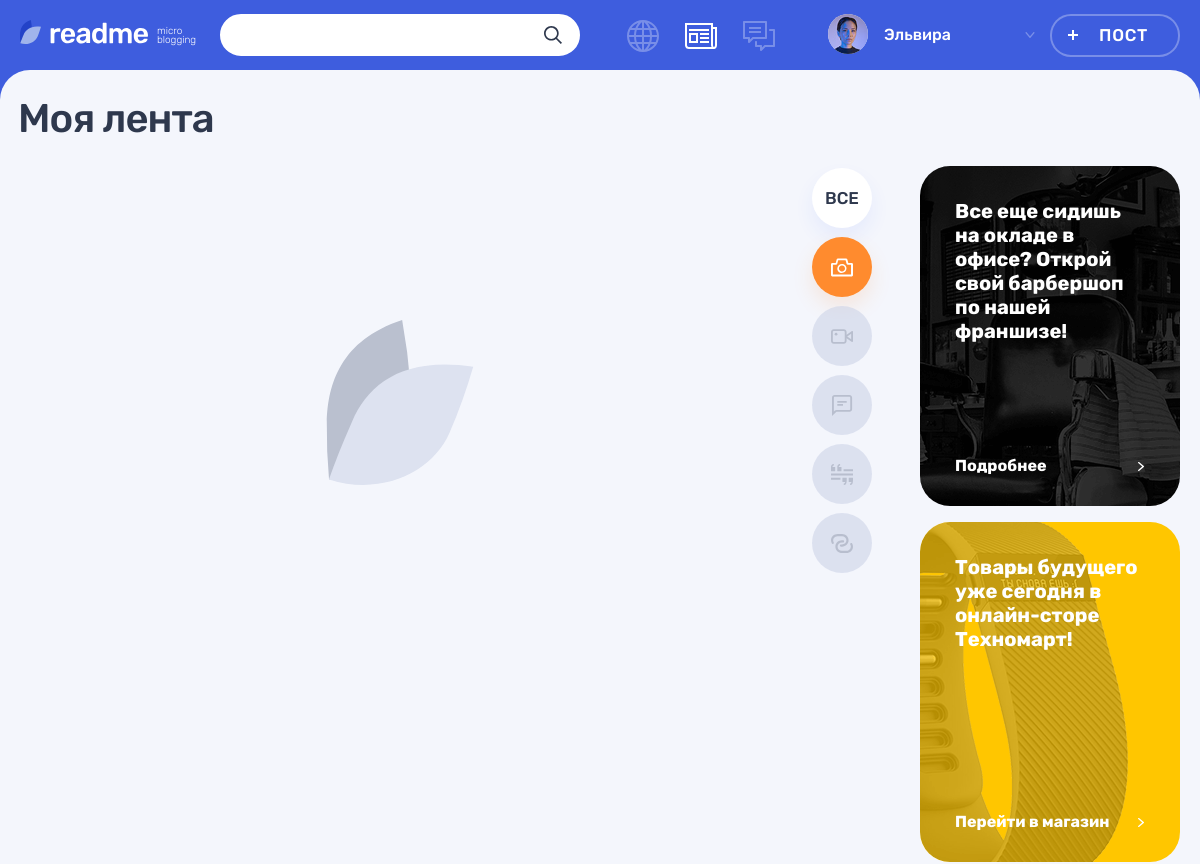
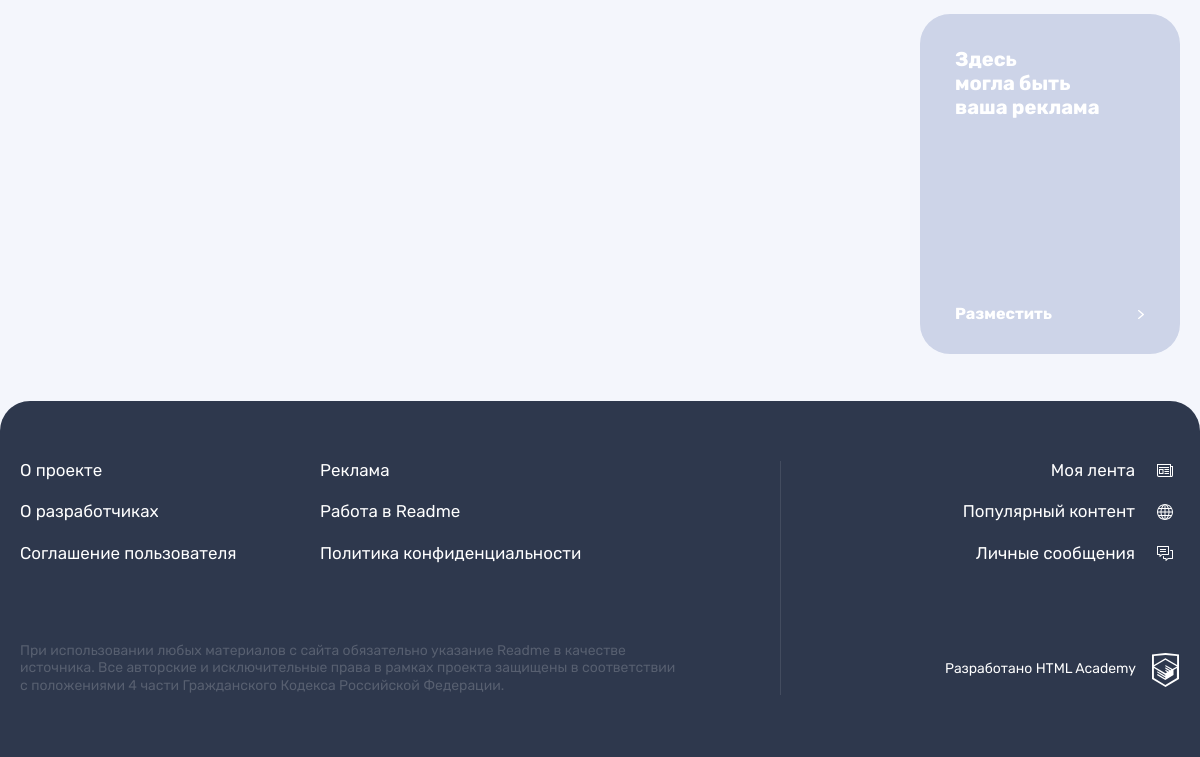
Before: /feed.php?filter=photo (signed in) with the older database file (2 pictures, top to bottom).
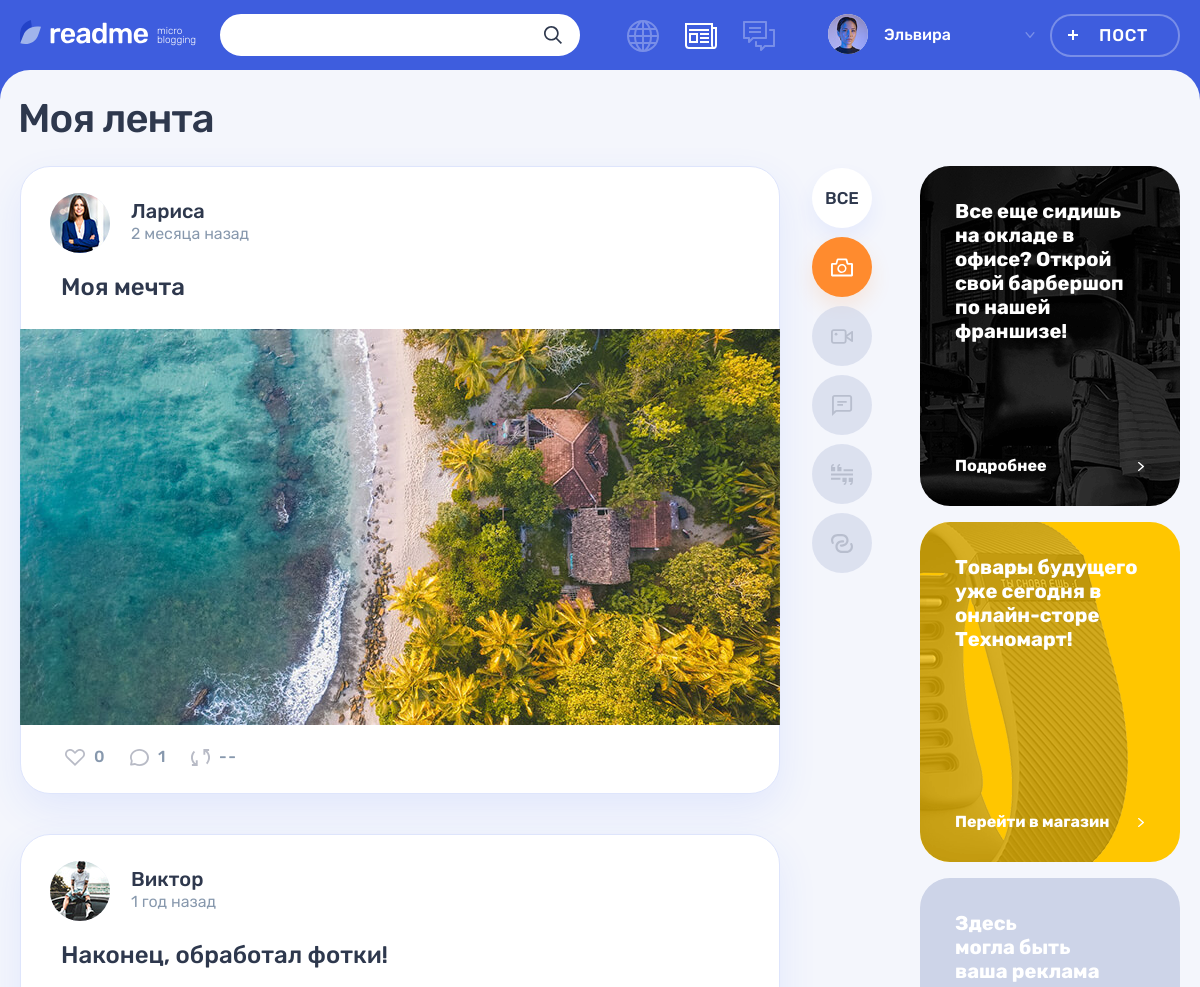
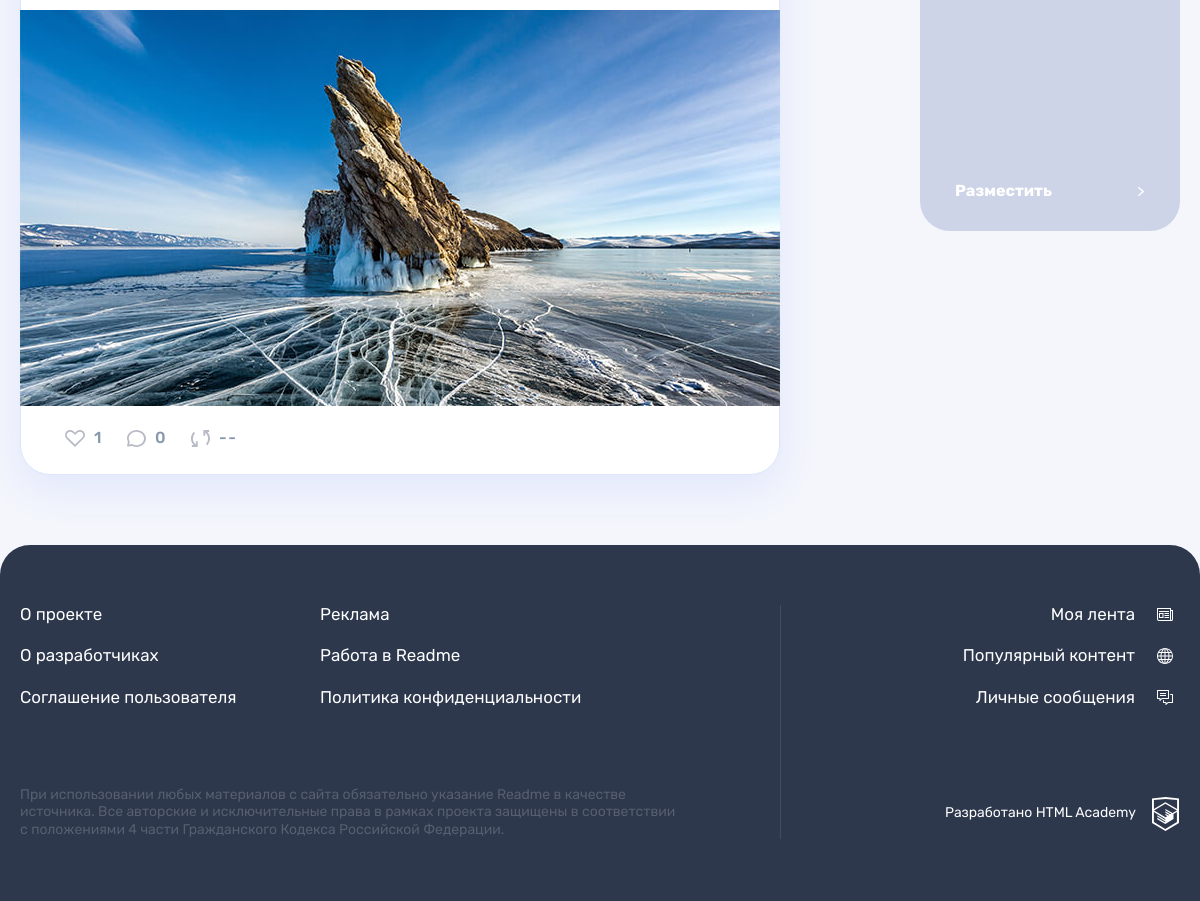
After: the same page with the newer database file (2 pictures, top to bottom).
### tables this page shows
CREATE TABLE IF NOT EXISTS content_types  (
id INT UNSIGNED AUTO_INCREMENT PRIMARY KEY,
type_name VARCHAR(128),
type_class VARCHAR(128)
);

CREATE TABLE IF NOT EXISTS posts (
id INT UNSIGNED AUTO_INCREMENT PRIMARY KEY,
author_id INT UNSIGNED,
post_type INT UNSIGNED,
dt_add DATETIME,
heading VARCHAR(128),
content TEXT,
quote_author TEXT,
img_url VARCHAR(128),
youtube_url VARCHAR(128),
url VARCHAR(128),
view_count INT,
FOREIGN KEY (author_id) REFERENCES users(id)
ON UPDATE CASCADE
ON DELETE CASCADE,
FOREIGN KEY (post_type) REFERENCES content_types(id)
ON UPDATE CASCADE
ON DELETE CASCADE
);

CREATE TABLE IF NOT EXISTS users (
id INT UNSIGNED AUTO_INCREMENT PRIMARY KEY,
username VARCHAR(32) NOT NULL UNIQUE,
dt_add DATETIME,
email VARCHAR(128) NOT NULL UNIQUE,
password VARCHAR(64),
avatar VARCHAR(128)
);

### helpers.php (called while the page is built, shortened)
<?php
function get_noun_plural_form(int $number, string $one, string $two, string $many): string
{
    $number = (int)$number;
    $mod10 = $number % 10;
    $mod100 = $number % 100;
    switch (true) {
        case ($mod10 === 1):
            return $one;
        case ($mod10 >= 2 && $mod10 <= 4):
            return $two;
    }
}
function include_template($name, array $data = [])
{
    $name = 'templates/' . $name;
    extract($data);
    require $name;
    $result = ob_get_clean();
    return $result;
}

### functions.php (called while the page is built, shortened)
<?php
function time_difference(string $time, DateTime $current_time)
{
    $diff = date_diff($current_time, new DateTime($time));
    if ($diff->y > 0) {
        $relative_time = $diff->y . ' ' .
        get_noun_plural_form($diff->y, 'год', 'года', 'лет');
    } elseif ($diff->m > 0) {
        $relative_time = $diff->m . ' ' .
        get_noun_plural_form($diff->m, 'месяц', 'месяца', 'месяцев');
    } elseif ($diff->d > 6) {
        $relative_time = floor(($diff->d) / 7) . ' ' .
        get_noun_plural_form(floor(($diff->d) / 7), ' неделю', ' недели', ' недель');
    } elseif ($diff->d > 0) {
        $relative_time = $diff->d . ' ' .
        get_noun_plural_form($diff->d, 'день', 'дня', 'дней');
    } elseif ($diff->h > 0) {
        $relative_time = $diff->h . ' ' .
        get_noun_plural_form($diff->h, 'час', 'часа', 'часов');
    } elseif ($diff->i > 0) {
        $relative_time = $diff->i . ' ' .
        get_noun_plural_form($diff->i, 'минуту', 'минуты', 'минут');
    } elseif ($diff->s >= 0) {
        $relative_time = 'Только что';
    } else {
        $relative_time = '';
    }
    return $relative_time;
}
function get_content_types(mysqli $con)
{
    $result = mysqli_query($con, "SELECT * FROM content_types");
    return mysqli_fetch_all($result, MYSQLI_ASSOC);
}
function get_user(): ?array
{
    $user = [];
    $user['id'] = $_SESSION['id'];
    $user['name'] = $_SESSION['username'];
    $user['avatar'] = $_SESSION['avatar'];
    return $user;
}
function get_feed_posts(mysqli $connection, $filter, int $follower_id)
{
    $select_posts_query =
        "SELECT
            posts.*,
            content_types.type_class,
            users.id AS user_id,
            users.username,
            users.avatar,
        (SELECT COUNT(*) FROM likes WHERE likes.post_id = posts.id) AS likes,
        (SELECT COUNT(*) FROM comments WHERE comments.post_id = posts.id) AS comments
        FROM posts
        INNER JOIN users ON posts.author_id=users.id
        INNER JOIN content_types ON posts.post_type=content_types.id
        INNER JOIN subscribe ON posts.author_id = subscribe.author_id
        WHERE subscribe.follower_id = $follower_id ";
    if ($filter !== null) {
        $select_posts_query .= "AND content_types.type_class = '$filter' ";
    }
    $select_posts_query .= "ORDER BY dt_add DESC";
    $posts_mysqli = mysqli_query($connection, $select_posts_query);
    return mysqli_fetch_all($posts_mysqli, MYSQLI_ASSOC);
}
function get_filter($value, array $options)
{
    if (($value !== null) && (in_array($value, $options))) {
        return $value;
    }
    return null;
}

### libs/settings.php (called while the page is built, shortened)
<?php
$site_name = 'Readme';
$now_time = new DateTime('now');

### templates/feed-template.php (the view, shortened to what this page needs)
<main class="page__main page__main--feed">
   <div class="container">
      <h1 class="page__title page__title--feed">Моя лента</h1>
   </div>
   <div class="page__main-wrapper container">
      <section class="feed">
         <div class="feed__main-wrapper">
            <div class="feed__wrapper">
               <?php foreach($posts as $post) : ?>
               <article class="feed__post post post-<?= $post['type_class'] ?>">
                  <header class="post__header post__author">
                     <a class="post__author-link" href="profile.php?id=<?= $post['author_id'] ?? '' ?>" title="Автор">
                        <div class="post__avatar-wrapper">
                           <?php if (isset($post['avatar'])) : ?>
                           <img class="post__author-avatar" src="img/<?= $post['avatar'] ?>" alt="Аватар пользователя" width="60" height="60">
                           <?php endif; ?>
                        </div>
                        <div class="post__info">
                           <b class="post__author-name"><?= $post['username'] ?></b>
                           <span class="post__time">
                           <?= time_difference($post['dt_add'], $now_time) . ' назад' ?>
                           </span>
                        </div>
                     </a>
                  </header>
                  <div class="post__main">
                     <h2><a href="post.php?id=<?= $post['id'] ?>"><?= $post['heading'] ?></a></h2>
                     <?= include_template('posts/' . $post['type_class'] . '-post.php', ['post' => $post]) ?>
                  </div>
                  <footer class="post__footer post__indicators">
                     <div class="post__buttons">
                        <a class="post__indicator post__indicator--likes button" href="like.php?id=<?= $post['id'] ?>" title="Лайк">
                           <svg class="post__indicator-icon" width="20" height="17">
                              <use xlink:href="#icon-heart"></use>
                           </svg>
                           <span><?= $post['likes'] ?? '' ?></span>
                        </a>
                        <a class="post__indicator post__indicator--comments button" href="post.php?id=<?= $post['id'] ?>" title="Комментарии">
                           <svg class="post__indicator-icon" width="19" height="17">
                              <use xlink:href="#icon-comment"></use>
                           </svg>
                           <span><?= $post['comments'] ?? ''?></span>
                        </a>
                        <a class="post__indicator post__indicator--repost button" href="#" title="Репост">
                           <svg class="post__indicator-icon" width="19" height="17">
                              <use xlink:href="#icon-repost"></use>
                           </svg>
                           <span>--</span>
                        </a>
                     </div>
                  </footer>
               </article>
               <?php endforeach; ?>
            </div>
         </div>
         <ul class="feed__filters filters">
            <li class="feed__filters-item filters__item">
               <a class="filters__button filters__button--active" href="feed.php">
               <span>Все</span>
               </a>
            </li>
            <?php foreach($content_types as $content_type) : ?>
            <li class="feed__filters-item filters__item">
               <a class="button filters__button filters__button--<?= $content_type['type_class'] ?> <?= ($filter == $content_type['type_class']) ? 'filters__button--active' : '' ?>" href="feed.php?filter=<?= $content_type['type_class'] ?>">
                  <svg class="filters__icon" width="22" height="21">
                     <use xlink:href="#icon-filter-<?= $content_type['type_class'] ?>"></use>
                  </svg>
               </a>
            </li>
            <?php endforeach ?>
         </ul>
      </section>
      <aside class="promo">
         <article class="promo__block promo__block--barbershop">
            <p class="promo__text">
               Все еще сидишь на окладе в офисе? Открой свой барбершоп по нашей франшизе!
            </p>
            <a class="promo__link" href="#">
            Подробнее
            </a>
         </article>
         <article class="promo__block promo__block--technomart">
            <p class="promo__text">
               Товары будущего уже сегодня в онлайн-сторе Техномарт!
            </p>
            <a class="promo__link" href="#">
            Перейти в магазин
            </a>
         </article>
         <article class="promo__block">
            <p class="promo__text">
               Здесь<br> могла быть<br> ваша реклама
            </p>
            <a class="promo__link" href="#">
            Разместить
            </a>
         </article>
      </aside>
   </div>
</main>

### templates/layout.php (shortened to what this page needs)
<!DOCTYPE html>
<html lang="ru">
  <head>
    <link rel="stylesheet" href="css/main.css">
  </head>
  <body class="page">
    <header class="header">
      <div class="header__wrapper container">
        <div class="header__logo-wrapper">
          <a class="header__logo-link" href="index.php">
          <img class="header__logo" src="img/logo.svg" alt="Логотип readme" width="128" height="24">
          </a>
          <p class="header__topic">
            micro blogging
          </p>
        </div>
        <form class="header__search-form form" action="search.php" method="get">
          <div class="header__search">
            <input class="header__search-input form__input" name="keywords" type="search">
            <button class="header__search-button button" type="submit">
              <svg class="header__search-icon" width="18" height="18">
                <use xlink:href="#icon-search"></use>
              </svg>
            </button>
          </div>
        </form>
        <div class="header__nav-wrapper">
          <nav class="header__nav">
            <ul class="header__my-nav">
              <li class="header__my-page header__my-page--popular">
                <a class="header__page-link <?= ($active_section == 'popular') ? 'header__page-link--active' : ''?>" href="popular.php" title="Популярный контент">
                </a>
              </li>
              <li class="header__my-page header__my-page--feed">
                <a class="header__page-link <?= ($active_section == 'feed') ? 'header__page-link--active' : ''?>" href="feed.php" title="Моя лента">
                </a>
              </li>
              <li class="header__my-page header__my-page--messages">
                <a class="header__page-link <?= ($active_section == 'messages') ? 'header__page-link--active' : ''?>" href="messages.php" title="Личные сообщения">
                </a>
              </li>
            </ul>
            <ul class="header__user-nav">
              <?php if ($title != 'Readme: Регистрация') : ?>
              <li class="header__profile">
                <a class="header__profile-link" href="profile.php">
                  <div class="header__avatar-wrapper">
                    <?php if (isset($user['avatar'])) : ?>
                    <img class="header__profile-avatar" src="img/<?= $user['avatar'] ?>" alt="Аватар пользователя">
                    <?php endif; ?>
                  </div>
                  <div class="header__profile-name">
                    <span>
                    <?= $user['name'] ?? '' ?>
                    </span>
                    <svg class="header__link-arrow" width="10" height="6">
                      <use xlink:href="#icon-arrow-right-ad"></use>
                    </svg>
                  </div>
                </a>
              </li>
              <?php endif; ?>
              <?php if ($title == 'Readme: Добавление публикации') : ?>
              <li>
                <a class="header__post-button header__post-button--active button button--transparent" href="javascript:history.back()">Закрыть</a>
              </li>
              <?php else: ?>
              <a class="header__post-button button button--transparent" href="add.php">Пост</a>
              <?php endif; ?>
            </ul>
          </nav>
        </div>
      </div>
    </header>
    <?= $content ?>
    <footer class="footer">
      <div class="footer__wrapper">
        <div class="footer__container container">
          <div class="footer__site-info">
            <div class="footer__site-nav">
              <ul class="footer__info-pages">
                <li class="footer__info-page">
                  <a class="footer__page-link" href="#">О проекте</a>
                </li>
                <li class="footer__info-page">
                  <a class="footer__page-link" href="#">Реклама</a>
                </li>
                <li class="footer__info-page">
                  <a class="footer__page-link" href="#">О разработчиках</a>
                </li>
                <li class="footer__info-page">
                  <a class="footer__page-link" href="#">Работа в Readme</a>
                </li>
                <li class="footer__info-page">
                  <a class="footer__page-link" href="#">Соглашение пользователя</a>
                </li>
                <li class="footer__info-page">
                  <a class="footer__page-link" href="#">Политика конфиденциальности</a>
                </li>
              </ul>
            </div>
            <p class="footer__license">
              При использовании любых материалов с сайта обязательно указание Readme в качестве источника. Все авторские и исключительные права в рамках проекта защищены в соответствии с положениями 4 части Гражданского Кодекса Российской Федерации.
            </p>
          </div>
          <div class="footer__my-info">
            <ul class="footer__my-pages">
              <li class="footer__my-page footer__my-page--feed">
                <a class="footer__page-link" href="feed.php">Моя лента</a>
              </li>
              <li class="footer__my-page footer__my-page--popular">
                <a class="footer__page-link" href="popular.php">Популярный контент</a>
              </li>
              <li class="footer__my-page footer__my-page--messages">
                <a class="footer__page-link" href="messages.php">Личные сообщения</a>
              </li>
            </ul>
            <div class="footer__copyright">
              <a class="footer__copyright-link" href="#">
                <span>Разработано HTML Academy</span>
                <svg class="footer__copyright-logo" width="27" height="34">
                  <use xlink:href="#icon-htmlacademy"></use>
                </svg>
              </a>
            </div>
          </div>
        </div>
      </div>
    </footer>
  </body>
</html>

### feed.php (shortened to what this page needs)
<?php
require_once __DIR__ . '/libs/base.php';
$user = get_user();
$title = $site_name . ': Моя лента';
$content_types = get_content_types($connection);
$content_type_names = array_column($content_types, 'type_class');
$filter = get_filter($_GET['filter'], $content_type_names);
$posts = get_feed_posts($connection, $filter, $user['id']);
$page_content = include_template(
    'feed-template.php',
    [
        'posts' => $posts,
        'filter' => $filter,
        'content_types' => $content_types,
        'now_time' => $now_time,
    ]
);
$layout_content = include_template(
    'layout.php',
    [
        'title' => $title,
        'active_section' => 'feed',
        'user' => $user,
        'content' => $page_content,
    ]
);
print($layout_content);

### templates/posts/photo-post.php
<div class="post-photo__image-wrapper">
  <img src="img/<?= htmlspecialchars($post['img_url']) ?>" alt="Фото от пользователя <?= htmlspecialchars($post['username']) ?> к посту '<?= htmlspecialchars($post['heading']) ?>'" width="100%">
</div>

Changed rows visible on the page:
now on this page (row edited): posts: author.avatar (picture), author.username "Лариса", dt_add "2 месяца", heading "Моя мечта", img_url (picture), likes "0", comments "1"
now on this page (row edited): posts: author.avatar (picture), author.username "Виктор", dt_add "1 год", heading "Наконец, обработал фотки!", img_url (picture), likes "1", comments "0"
